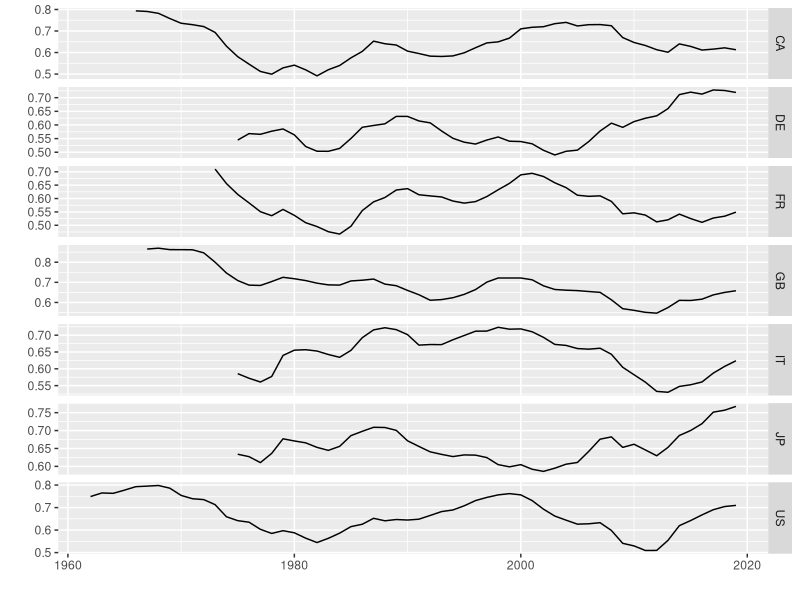
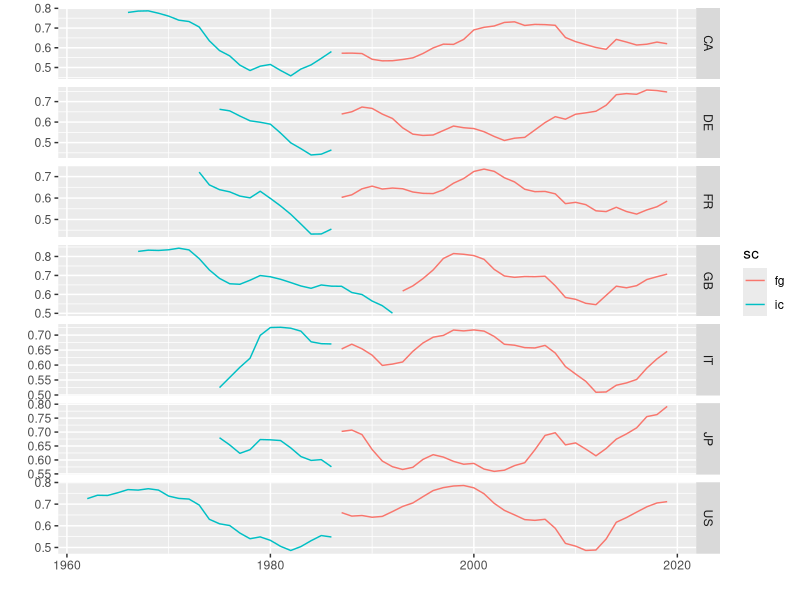
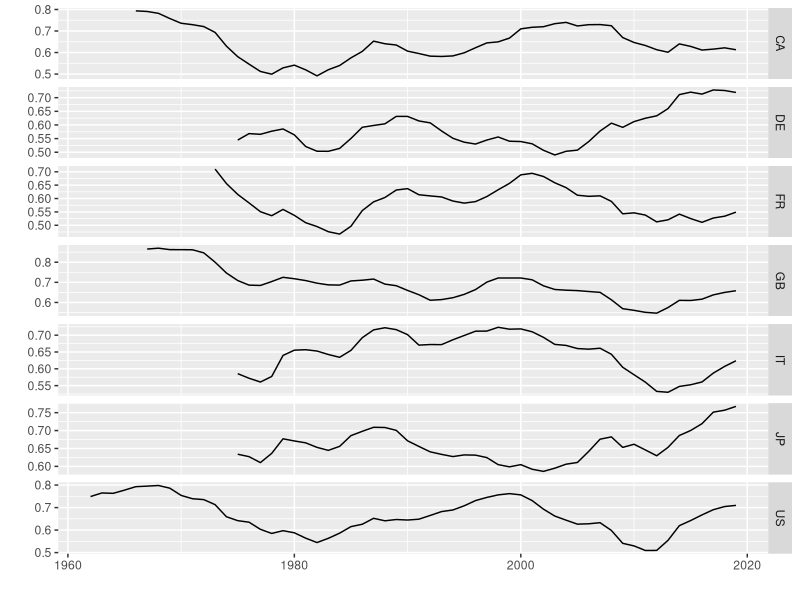

Write R code to recreate these figures, in order.
require(tidyverse)

                                        # Years for moving average calcuation
MOV_YEARS  <- 5

CEILINGS  <- c("cred_gdp", "ca_def", "ass_cap")
FLOORS    <- c("gdp_gr", "shr_gr", "emp")
CORRIDORS <- c("cpi_gr", "hpg_gr")
                                        # Prepare to calculate the MSI
                                        # Some indicators need transforming to
                                        # match our ceiling/floor definitions.
                                        # Drop any years which don't have all indicators


cty_data  <- read_csv("country_data.csv")


ds_trans  <- cty_data %>%
    select(-source) %>%
    pivot_wider(names_from = "series") %>%
    mutate(emp = 1-unemp,
           ca_def = -ca_gdp,
           ass_cap = 1/lev) %>%
    drop_na() %>%
    pivot_longer(!c(year, iso2), names_to = "series") %>%
    filter(!is.na(value))


add_labels  <- function(df,
                        ceilings = CEILINGS,
                        floors = FLOORS,
                        corridors = CORRIDORS) {

    ceilings = df %>%
        filter(series %in% CEILINGS) %>%
        mutate(type = "C")
    
    floors = df %>%
        filter(series %in% FLOORS) %>%
        mutate(type = "F")
    
    corridors = df %>%
        filter(series %in% CORRIDORS) %>%
        mutate(type = "O")

    ds_labelled  <- rbind(ceilings, floors, corridors) %>%
        filter(!is.na(type))

    return(ds_labelled)
}

                                        # Function to calculate the z index of a
                                        # vector
z_index <- function(x, type) {
    max_x  <- max(x,na.rm = TRUE)
    min_x  <- min(x,na.rm = TRUE)
    median_x  <- median(x,na.rm = TRUE)    
    
    numerator  <- case_when (
        type == "F" ~ max_x - x,
        type == "C" ~ min_x - x,
        type == "O" ~ median_x - x        
    )

    abs(numerator)/abs(max_x - min_x)
}


calc_msi  <- function(df) {
    msi <- df %>%
        group_by(iso2, series) %>%
        mutate(z_index = z_index(value, type)) %>%
        group_by(year, iso2, type) %>% 
        summarise(sub_avg = mean(z_index)) %>%
        summarise(msi_raw = 1 - mean(sub_avg)) %>%
        group_by(iso2) %>%
        mutate(msi_smoothed = TTR::SMA(msi_raw, n=MOV_YEARS)) %>%
        ungroup %>%
        arrange(iso2, year) %>%
        filter(!is.na(msi_smoothed))
    
    return(msi)
}


                                        # Raw dataset with variables labelled as
                                        # ceiling/floor/corridor

msi_raw  <- ds_trans %>% add_labels

                                        # Calculate the MSI

msi_df  <- filter(msi_raw, year<=2019) %>%
    calc_msi

                                        # Eyeball plot

ggplot(filter(msi_df, year>=1950),
       aes(x=year, y=msi_smoothed)) +
    geom_line() +
    facet_grid(vars(iso2), scales="free_y") +
    labs(x = "", y = "")


write_csv(msi_df, "msi.csv")



                                        # Calculate split MSI by year



msi_ic  <-msi_raw %>% filter((year <=1986 & iso2 != "GB") | (year <=1992 & iso2 == "GB")) %>%
    calc_msi %>%
    mutate(sc = "ic")

msi_fg  <- msi_raw %>% filter((year >=1983 & iso2 != "GB") | (year >=1989 & iso2 == "GB"),
                              year<=2019) %>%
    calc_msi %>%
    mutate(sc = "fg")

msi_split <- rbind(msi_ic, msi_fg)

write_csv(msi_split, "msi_split.csv")

                                        # eyeball plot

ggplot(filter(msi_split, year>=1950),
       aes(x=year, y=msi_smoothed, colour=sc)) +
    geom_line() +
    facet_grid(vars(iso2), scales="free_y") +
    labs(x = "", y = "")



                                        # Alternate specification:

msi_alt <- ds_trans %>%
    add_labels(ceilings = cat(CEILINGS, "ass_cap")) %>%
    filter(year<=2019) %>%
    calc_msi

write_csv(msi_alt, "msi_alt.csv")
                                        # eyeball plot

ggplot(filter(msi_df, year>=1950),
       aes(x=year, y=msi_smoothed)) +
    geom_line() +
    facet_grid(vars(iso2), scales="free_y") +
    labs(x = "", y = "")

